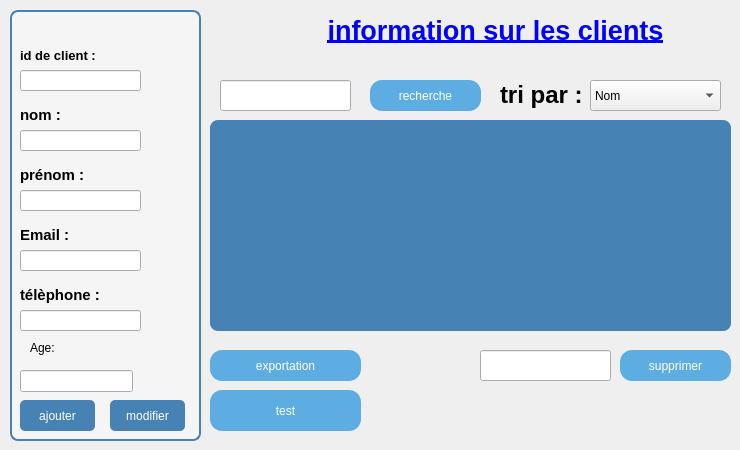
      <widget class="QWidget" name="widget">
       <attribute name="title">
        <string>ajouter</string>
       </attribute>
       <widget class="QGroupBox" name="groupBox_5">
        <property name="geometry">
         <rect>
          <x>10</x>
          <y>0</y>
          <width>191</width>
          <height>441</height>
         </rect>
        </property>
        <property name="styleSheet">
         <string notr="true">QGroupBox {
	font: 9pt &quot;Segoe UI&quot;;
	font: 900 12pt &quot;Segoe UI&quot;;
    background-color: #f5f5f5;
    border: 2px solid #4682B4;
    border-radius: 8px;
    margin-top: 10px;
}
QPushButton {
    background-color: #4682B4;
    color: white;
    border-radius: 5px;
    padding: 5px;
}
QPushButton:hover {
    background-color: #5A9BD5;
}</string>
        </property>
        <property name="title">
         <string/>
        </property>
        <widget class="QLabel" name="label_19">
         <property name="geometry">
          <rect>
           <x>10</x>
           <y>40</y>
           <width>81</width>
           <height>31</height>
          </rect>
         </property>
         <property name="text">
          <string>&lt;html&gt;&lt;head/&gt;&lt;body&gt;&lt;p&gt;&lt;span style=&quot; font-size:10pt; font-weight:700;&quot;&gt;id de client :&lt;/span&gt;&lt;/p&gt;&lt;/body&gt;&lt;/html&gt;</string>
         </property>
        </widget>
        <widget class="QLineEdit" name="id_client">
         <property name="geometry">
          <rect>
           <x>10</x>
           <y>70</y>
           <width>121</width>
           <height>21</height>
          </rect>
         </property>
        </widget>
        <widget class="QLabel" name="label_20">
         <property name="geometry">
          <rect>
           <x>10</x>
           <y>100</y>
           <width>81</width>
           <height>31</height>
          </rect>
         </property>
         <property name="text">
          <string>&lt;html&gt;&lt;head/&gt;&lt;body&gt;&lt;p&gt;&lt;span style=&quot; font-size:11pt; font-weight:700;&quot;&gt;nom :&lt;/span&gt;&lt;/p&gt;&lt;/body&gt;&lt;/html&gt;</string>
         </property>
        </widget>
        <widget class="QLineEdit" name="nom">
         <property name="geometry">
          <rect>
           <x>10</x>
           <y>130</y>
           <width>121</width>
           <height>21</height>
          </rect>
         </property>
        </widget>
        <widget class="QLabel" name="label_21">
         <property name="geometry">
          <rect>
           <x>10</x>
           <y>160</y>
           <width>81</width>
           <height>31</height>
          </rect>
         </property>
         <property name="text">
          <string>&lt;html&gt;&lt;head/&gt;&lt;body&gt;&lt;p&gt;&lt;span style=&quot; font-size:11pt; font-weight:700;&quot;&gt;prénom :&lt;/span&gt;&lt;/p&gt;&lt;/body&gt;&lt;/html&gt;</string>
         </property>
        </widget>
        <widget class="QLineEdit" name="prenom">
         <property name="geometry">
          <rect>
           <x>10</x>
           <y>190</y>
           <width>121</width>
           <height>21</height>
          </rect>
         </property>
        </widget>
        <widget class="QLabel" name="label_22">
         <property name="geometry">
          <rect>
           <x>10</x>
           <y>220</y>
           <width>81</width>
           <height>31</height>
          </rect>
         </property>
         <property name="text">
          <string>&lt;html&gt;&lt;head/&gt;&lt;body&gt;&lt;p&gt;&lt;span style=&quot; font-size:11pt; font-weight:700;&quot;&gt;Email :&lt;/span&gt;&lt;/p&gt;&lt;/body&gt;&lt;/html&gt;</string>
         </property>
        </widget>
        <widget class="QLineEdit" name="email">
         <property name="geometry">
          <rect>
           <x>10</x>
           <y>250</y>
           <width>121</width>
           <height>21</height>
          </rect>
         </property>
        </widget>
        <widget class="QLabel" name="label_25">
         <property name="geometry">
          <rect>
           <x>10</x>
           <y>280</y>
           <width>81</width>
           <height>31</height>
          </rect>
         </property>
         <property name="text">
          <string>&lt;html&gt;&lt;head/&gt;&lt;body&gt;&lt;p&gt;&lt;span style=&quot; font-size:11pt; font-weight:700;&quot;&gt;télèphone :&lt;/span&gt;&lt;/p&gt;&lt;/body&gt;&lt;/html&gt;</string>
         </property>
        </widget>
        <widget class="QLineEdit" name="telephone">
         <property name="geometry">
          <rect>
           <x>10</x>
           <y>310</y>
           <width>121</width>
           <height>21</height>
          </rect>
         </property>
        </widget>
        <widget class="QPushButton" name="ajouter">
         <property name="geometry">
          <rect>
           <x>10</x>
           <y>400</y>
           <width>75</width>
           <height>31</height>
          </rect>
         </property>
         <property name="styleSheet">
          <string notr="true">font: 900 12pt &quot;Segoe UI&quot;;</string>
         </property>
         <property name="text">
          <string>ajouter</string>
         </property>
        </widget>
        <widget class="QPushButton" name="modifier">
         <property name="geometry">
          <rect>
           <x>100</x>
           <y>400</y>
           <width>75</width>
           <height>31</height>
          </rect>
         </property>
         <property name="styleSheet">
          <string notr="true">font: 900 12pt &quot;Segoe UI&quot;;</string>
         </property>
         <property name="text">
          <string>modifier</string>
         </property>
        </widget>
        <widget class="QLineEdit" name="age_client">
         <property name="geometry">
          <rect>
           <x>10</x>
           <y>370</y>
           <width>113</width>
           <height>22</height>
          </rect>
         </property>
        </widget>
        <widget class="QLabel" name="label_44">
         <property name="geometry">
          <rect>
           <x>20</x>
           <y>340</y>
           <width>49</width>
           <height>16</height>
          </rect>
         </property>
         <property name="text">
          <string>Age:</string>
         </property>
        </widget>
       </widget>
       <widget class="QPushButton" name="rechercher_client">
        <property name="geometry">
         <rect>
          <x>370</x>
          <y>80</y>
          <width>111</width>
          <height>31</height>
         </rect>
        </property>
        <property name="styleSheet">
         <string notr="true">font: 900 12pt &quot;Segoe UI&quot;;
background-color: #3498db;   /* الأزرق */
    color: white;                /* لون النص */
    border-radius: 12px;         /* الحواف مدوّرة */
    padding: 8px 16px;  
background-color: #5dade2;</string>
        </property>
        <property name="text">
         <string>recherche</string>
        </property>
       </widget>
       <widget class="QLineEdit" name="id_recherche_client">
        <property name="geometry">
         <rect>
          <x>220</x>
          <y>80</y>
          <width>131</width>
          <height>31</height>
         </rect>
        </property>
       </widget>
       <widget class="QLabel" name="label_26">
        <property name="geometry">
         <rect>
          <x>500</x>
          <y>80</y>
          <width>91</width>
          <height>31</height>
         </rect>
        </property>
        <property name="text">
         <string>&lt;html&gt;&lt;head/&gt;&lt;body&gt;&lt;p&gt;&lt;span style=&quot; font-size:18pt; font-weight:700;&quot;&gt;tri par :&lt;/span&gt;&lt;/p&gt;&lt;/body&gt;&lt;/html&gt;</string>
        </property>
       </widget>
       <widget class="QComboBox" name="combo_tri">
        <property name="geometry">
         <rect>
          <x>590</x>
          <y>80</y>
          <width>131</width>
          <height>31</height>
         </rect>
        </property>
        <property name="styleSheet">
         <string notr="true">font: 900 14pt &quot;Segoe UI&quot;;</string>
        </property>
        <item>
         <property name="text">
          <string>Nom</string>
         </property>
        </item>
        <item>
         <property name="text">
          <string>id</string>
         </property>
        </item>
        <item>
         <property name="text">
          <string>prenom</string>
         </property>
        </item>
       </widget>
       <widget class="QPushButton" name="exporter_pdf">
        <property name="geometry">
         <rect>
          <x>210</x>
          <y>350</y>
          <width>151</width>
          <height>31</height>
         </rect>
        </property>
        <property name="styleSheet">
         <string notr="true">font: 900 12pt &quot;Segoe UI&quot;;
background-color: #3498db;   /* الأزرق */
    color: white;                /* لون النص */
    border-radius: 12px;         /* الحواف مدوّرة */
    padding: 8px 16px;  
background-color: #5dade2;</string>
        </property>
        <property name="text">
         <string>exportation</string>
        </property>
       </widget>
       <widget class="QPushButton" name="supprimer">
        <property name="geometry">
         <rect>
          <x>620</x>
          <y>350</y>
          <width>111</width>
          <height>31</height>
         </rect>
        </property>
        <property name="styleSheet">
         <string notr="true">font: 900 12pt &quot;Segoe UI&quot;;
background-color: #3498db;   /* الأزرق */
    color: white;                /* لون النص */
    border-radius: 12px;         /* الحواف مدوّرة */
    padding: 8px 16px;  
background-color: #5dade2;</string>
        </property>
        <property name="text">
         <string>supprimer</string>
        </property>
       </widget>
       <widget class="QLabel" name="label_4">
        <property name="geometry">
         <rect>
          <x>290</x>
          <y>10</y>
          <width>411</width>
          <height>41</height>
         </rect>
        </property>
        <property name="text">
         <string>&lt;html&gt;&lt;head/&gt;&lt;body&gt;&lt;p align=&quot;center&quot;&gt;&lt;span style=&quot; font-size:20pt; font-weight:700; text-decoration: underline; color:#0000ff;&quot;&gt;information sur les clients&lt;/span&gt;&lt;/p&gt;&lt;/body&gt;&lt;/html&gt;</string>
        </property>
       </widget>
       <widget class="QTableView" name="tableView">
        <property name="geometry">
         <rect>
          <x>210</x>
          <y>120</y>
          <width>521</width>
          <height>211</height>
         </rect>
        </property>
        <property name="styleSheet">
         <string notr="true">background-color: #4682B4;   /* أزرق غامق */
    color: white;                /* النص أبيض */
          /* لون الخطوط */
    border-radius: 8px;  
</string>
        </property>
       </widget>
       <widget class="QLineEdit" name="id_client_3">
        <property name="geometry">
         <rect>
          <x>480</x>
          <y>350</y>
          <width>131</width>
          <height>31</height>
         </rect>
        </property>
       </widget>
       <widget class="QPushButton" name="boutonTestArduino">
        <property name="geometry">
         <rect>
          <x>210</x>
          <y>390</y>
          <width>151</width>
          <height>41</height>
         </rect>
        </property>
        <property name="styleSheet">
         <string notr="true">font: 900 12pt &quot;Segoe UI&quot;;
background-color: #3498db;   /* الأزرق */
    color: white;                /* لون النص */
    border-radius: 12px;         /* الحواف مدوّرة */
    padding: 8px 16px;  
background-color: #5dade2;</string>
        </property>
        <property name="text">
         <string>test</string>
        </property>
       </widget>
      </widget>
